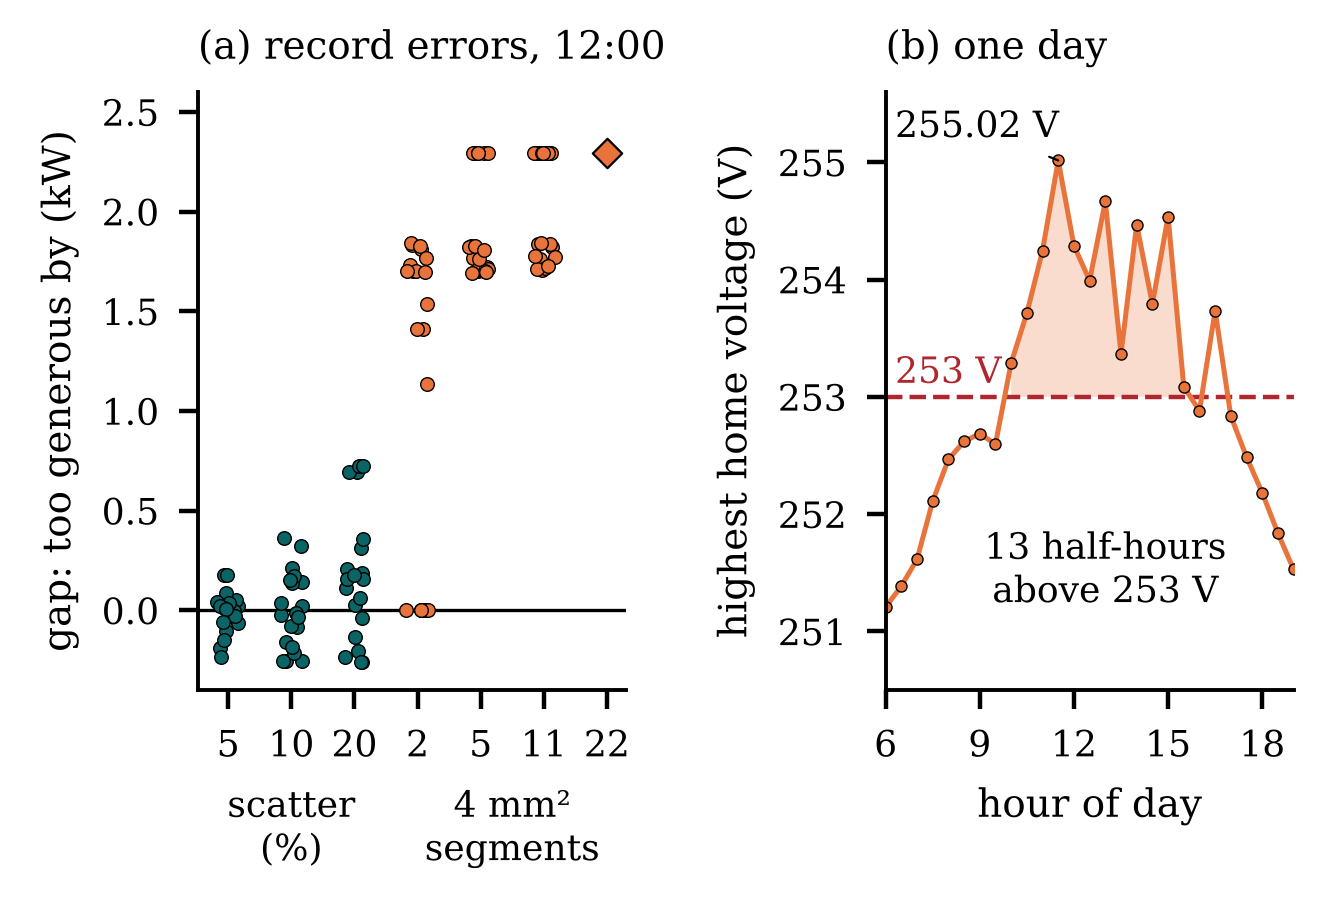

This figure's Python source:
"""Conference paper figure: real results from many runs (12-home street, 1.03 pu, basic DOE).
(a) gap at 12:00 for every tested record error (results/doe_record_errors_1200.csv, 20 draws each);
(b) highest home voltage on the true street over the measured day (results/doe_timeseries.csv).
Colours chosen to stay readable in black and white."""
import os
import matplotlib as mpl
mpl.use("Agg")
import matplotlib.pyplot as plt
import numpy as np, pandas as pd
R = os.path.join(os.path.dirname(os.path.abspath(__file__)), "..", "results")
if not os.path.exists(R):
    R = "/home/claude/operatingenvelopes/results"
mpl.rcParams.update({"font.family": "DejaVu Serif", "font.size": 7.5, "axes.linewidth": 0.7,
                     "axes.spines.top": False, "axes.spines.right": False,
                     "xtick.labelsize": 6.5, "ytick.labelsize": 6.5, "axes.labelsize": 7})
TEAL, ORANGE, RED = "#0B6466", "#E8743B", "#B0262F"
e = pd.read_csv(os.path.join(R, "doe_record_errors_1200.csv"))
s = pd.read_csv(os.path.join(R, "doe_source_sweep.csv"))
all22 = float(s[(s.setting == "day_1200") & (abs(s.source_pu - 1.03) < 1e-6)].A_gap_kW.iloc[0])
t = pd.read_csv(os.path.join(R, "doe_timeseries.csv"))

fig, (a1, a2) = plt.subplots(1, 2, figsize=(3.3, 2.3), gridspec_kw={"wspace": 0.62, "width_ratios": [1.05, 1]})
groups = [("scatter", 0.05, "5"), ("scatter", 0.10, "10"), ("scatter", 0.20, "20"),
          ("wrongtype", 2.0, "2"), ("wrongtype", 5.0, "5"), ("wrongtype", 11.0, "11")]
rng = np.random.default_rng(1)
for i, (sc, lv, lab) in enumerate(groups):
    g = e[(e.scenario == sc) & (np.isclose(e.level, lv))].gap_kW.values
    x = i + rng.uniform(-0.18, 0.18, len(g))
    a1.scatter(x, g, s=6, c=TEAL if sc == "scatter" else ORANGE, edgecolors="black", linewidths=0.25, zorder=3)
a1.scatter([6], [all22], s=14, marker="D", c=ORANGE, edgecolors="black", linewidths=0.4, zorder=3)
a1.axhline(0, color="black", lw=0.6)
a1.set_xticks(range(7), [g[2] for g in groups] + ["22"], fontsize=6.5)
a1.text(1, -0.16, "scatter\n(%)", ha="center", va="top", fontsize=6.5, transform=a1.get_xaxis_transform())
a1.text(4.5, -0.16, "4 mm²\nsegments", ha="center", va="top", fontsize=6.5, transform=a1.get_xaxis_transform())
a1.set_ylim(-0.4, 2.6)
a1.set_ylabel("gap: too generous by (kW)")
a1.set_title("(a) record errors, 12:00", fontsize=7, loc="left")

day = t[t.daylight == "yes"] if "daylight" in t else t
hrs = [int(x[:2]) + int(x[3:]) / 60 for x in day.time]
v = day.A_pv_V_VW.values
a2.axhline(253, color=RED, lw=0.8, ls="--")
a2.plot(hrs, v, "-o", color=ORANGE, ms=2, mec="black", mew=0.25, lw=0.9)
a2.fill_between(hrs, 253, v, where=v > 253, color=ORANGE, alpha=0.25, lw=0)
a2.text(6.3, 253.12, "253 V", fontsize=6.5, color=RED)
over = int((v > 253.005).sum())
k = int(np.nanargmax(v))
a2.annotate(f"{v[k]:.2f} V", (hrs[k], v[k]), xytext=(hrs[k] - 5.2, v[k] + 0.2), fontsize=6.5,
            arrowprops=dict(arrowstyle="-", lw=0.4))
a2.text(13.0, 251.25, f"{over} half-hours\nabove 253 V", fontsize=6.5, ha="center")
a2.set_xlim(6, 19); a2.set_xticks([6, 9, 12, 15, 18], ["6", "9", "12", "15", "18"])
a2.set_ylim(250.5, 255.6)
a2.set_xlabel("hour of day")
a2.set_ylabel("highest home voltage (V)")
a2.set_title("(b) one day", fontsize=7, loc="left")
fig.subplots_adjust(left=0.15, right=0.98, top=0.9, bottom=0.25)
fig.savefig("fig_paper.png", dpi=400)
print("all22", round(all22, 3), "over", over, "peak", round(np.nanmax(v), 2))
